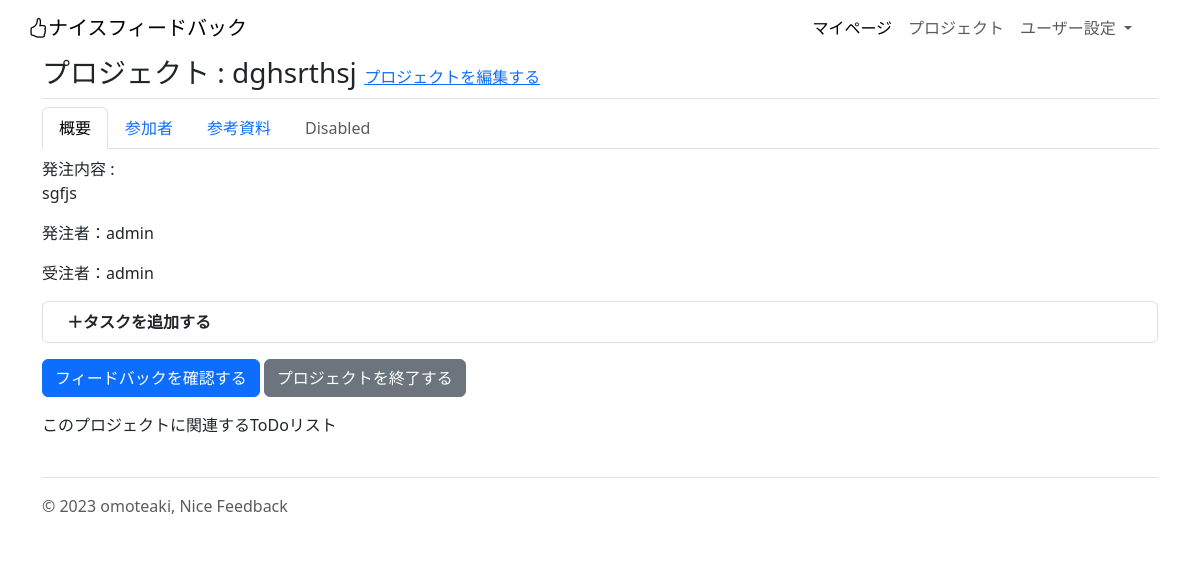
Before: /project/2 (signed in) with the older database file.
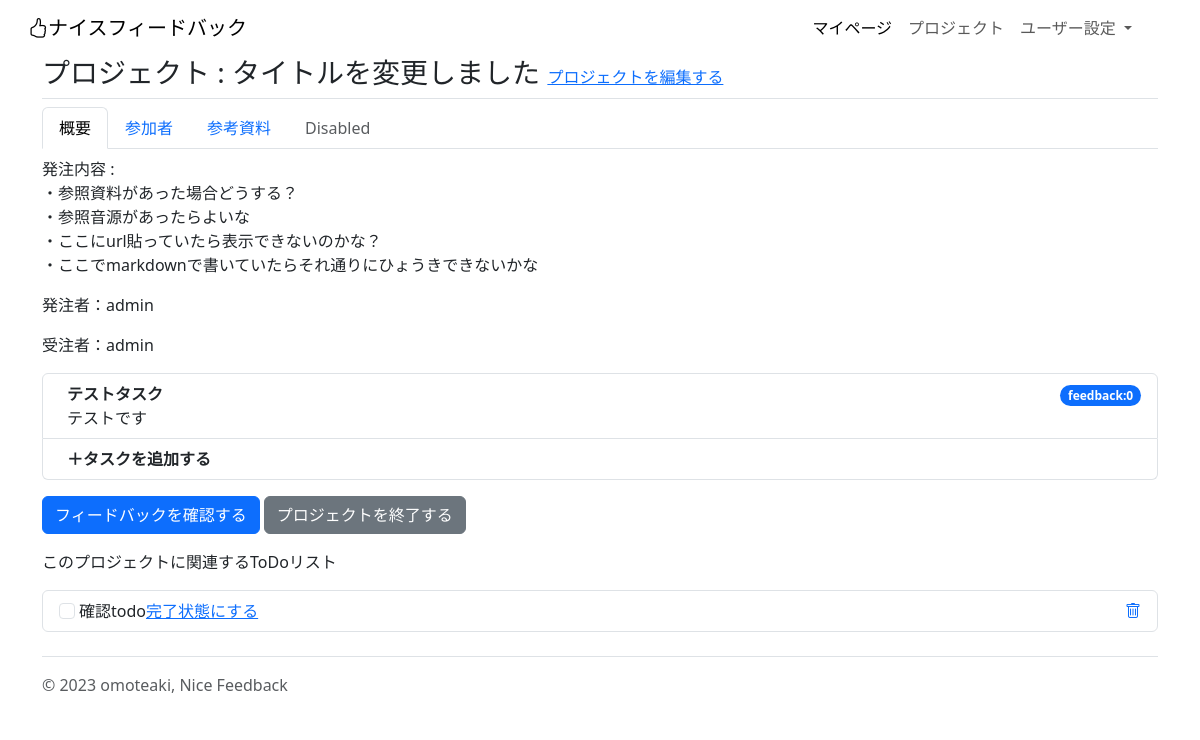
After: the same page with the newer database file.
### project/models.py (models this page shows, shortened)
class Project(models.Model):
    title = models.CharField(
        verbose_name="プロジェクトのタイトル",
        max_length=30,
    )
    about = models.TextField(
        verbose_name="このプロジェクトについて"
    )
    deadline_datetime = models.DateTimeField(
        verbose_name="締め切り日時",
    )
    reference_image1 = models.ImageField(
        verbose_name="参考画像1",
        upload_to="references",
        blank=True,
        null=True,
    )
    reference_image2 = models.ImageField(
        verbose_name="参考画像2",
        upload_to="references",
        blank=True,
        null=True,
    )
    reference_image3 = models.ImageField(
        verbose_name="参考画像3",
        upload_to="references",
        blank=True,
        null=True,
    )
    reference_movie1 = models.FileField(
        verbose_name="参考動画1",
        upload_to="references",
        blank=True,
        null=True,
    )
    reference_movie2 = models.FileField(
        verbose_name="参考動画2",
        upload_to="references",
        blank=True,
        null=True,
    )
    reference_movie3 = models.FileField(
        verbose_name="参考動画3",
        upload_to="references",
        blank=True,
        null=True,
    )
    reference_music1 = models.FileField(
        verbose_name="参考音源1",
        upload_to="references",
        blank=True,
        null=True,
    )
    reference_music2 = models.FileField(
        verbose_name="参考音源2",
        upload_to="references",
        blank=True,
        null=True,
    )
    reference_music3 = models.FileField(
        verbose_name="参考音源3",
        upload_to="references",
        blank=True,
        null=True,
    )
    reference_url1 = models.URLField(
        verbose_name="参考URL1",
        blank=True,
        null=True,
    )
    reference_url2 = models.URLField(
        verbose_name="参考URL2",
        blank=True,
        null=True,
    )
    reference_url3 = models.URLField(
        verbose_name="参考URL3",
        blank=True,
        null=True,
    )
    created_at = models.DateTimeField(
        verbose_name="プロジェクトを登録した日時",
        auto_now_add=True,
    )
    updated_at = models.DateTimeField(
        verbose_name="プロジェクトの詳細を更新した時間",
        auto_now=True,
    )
    orderer_user = models.ForeignKey(
        CustomUser,
        verbose_name="発注者",
        on_delete=models.PROTECT,
        related_name="orderer_user",
    )
    contractor_user = models.ForeignKey(
        CustomUser,
        verbose_name="受注者",
        on_delete=models.PROTECT,
        related_name="contractor_user",
    )
    orderer_users = models.ManyToManyField(
        CustomUser,
        verbose_name="発注者のサポーター",
        blank=True,
        related_name="orderer_users",
    )
    contractor_users = models.ManyToManyField(
        CustomUser,
        verbose_name="受注者のサポーター",
        blank=True,
        related_name="contractor_users",
    )
    created_user = models.ForeignKey(
        CustomUser,
        verbose_name="プロジェクトの作成者",
        on_delete=models.PROTECT,
        related_name="created_user"
    )
    is_done = models.BooleanField(
        default=False,
        help_text="プロジェクトが完了したらTrue"
    )

class Task(models.Model):
    title = models.CharField(
        verbose_name="タイトル",
        max_length=30,
    )
    content = models.TextField(
        verbose_name="本文"
    )
    deadline_datetime = models.DateTimeField(
        verbose_name="締め切り日時",
    )
    added_at = models.DateTimeField(
        verbose_name="タスクを追加した日時",
        auto_now_add=True,
    )
    project = models.ForeignKey(
        Project,
        verbose_name="プロジェクト",
        on_delete=models.CASCADE
    )
    def __str__(self):
        return self.title

class ToDo(models.Model):
    title = models.CharField(
        verbose_name="ToDoのタイトル",
        max_length=100
    )
    added_at = models.DateTimeField(
        verbose_name="ToDoを追加した日時",
        auto_now_add=True,
    )
    task = models.ForeignKey(
        Task,
        verbose_name="関連するタスク",
        on_delete=models.CASCADE,
    )
    is_done = models.BooleanField(
        default=False,
        help_text="todoを完了させたらTrue"
    )
    project = models.ForeignKey(
        Project,
        verbose_name="関連するプロジェクト",
        on_delete=models.CASCADE,
    )
    def __str__(self):
        return self.title

### account/models.py (models this page shows)
class CustomUser(AbstractUser):
    pass

### project/views.py (the view)
# urls.py: path('project/<int:pk>', views.ProjectDetailView.as_view(), name="project_detail"),
class ProjectDetailView(DetailView):
    template_name = "project_detail.html"
    context_object_name = "project"
    model = Project
    def get_context_data(self, **kwargs):
        context = super().get_context_data(**kwargs)
        context["tasks"] = Task.objects.filter(project_id=self.kwargs["pk"]).annotate(count=Count("feedback"))
        context["feedbacks"] = Feedback.objects.filter(task_id__in=context["tasks"])
        context["todo_list"] = ToDo.objects.filter(project_id=self.kwargs["pk"])
        context["detail"] = UserDetail.objects.filter(user_id=self.object.contractor_user)
        print(context["detail"])
        return context

### project/templates/project_detail.html (shortened to what this page needs)
{% extends "base.html" %}
{% block contents %}
  {% if request.user != project.contractor_user and request.user != project.orderer_user %}
  <p>
    閲覧権がありません。<a href="{% url "project:index" %}">マイページへ戻る</a>
  </p>
  {% else %}
  <div class="container" id="featured-3">
    <h3 class="pb-2 border-bottom">プロジェクト : {{project.title}}
    {% if request.user == project.orderer_user %}
      <span>
        <a href="{% url "project:project_update" project.pk %}" class="fs-6">プロジェクトを編集する</a>
      </span>
    {% endif %}
    </h3>
    <ul class="nav nav-tabs mb-2" id="myTab" role="tablist">
      <li class="nav-item" role="presentation">
        <button class="nav-link active" id="home-tab" data-bs-toggle="tab" data-bs-target="#home-tab-pane" type="button" role="tab" aria-controls="home-tab-pane" aria-selected="true">概要</button>
      </li>
      <li class="nav-item" role="presentation">
        <button class="nav-link" id="profile-tab" data-bs-toggle="tab" data-bs-target="#profile-tab-pane" type="button" role="tab" aria-controls="profile-tab-pane" aria-selected="false">参加者</button>
      </li>
      <li class="nav-item" role="presentation">
        <button class="nav-link" id="contact-tab" data-bs-toggle="tab" data-bs-target="#contact-tab-pane" type="button" role="tab" aria-controls="contact-tab-pane" aria-selected="false">参考資料</button>
      </li>
      <li class="nav-item" role="presentation">
        <button class="nav-link" id="disabled-tab" data-bs-toggle="tab" data-bs-target="#disabled-tab-pane" type="button" role="tab" aria-controls="disabled-tab-pane" aria-selected="false" disabled>Disabled</button>
      </li>
    </ul>
    <div class="tab-content" id="myTabContent">
      <div class="tab-pane fade show active" id="home-tab-pane" role="tabpanel" aria-labelledby="home-tab" tabindex="0">
        <p>発注内容 : <br>
          {{project.about|linebreaksbr}}
        </p>
        <p>発注者：{{project.orderer_user}}</p>
        <p>受注者：{{project.contractor_user}}</p>
        <div class="list-group">
        {% for task in tasks %}
          <a href="{% url "project:task_detail" task.pk %}" class="list-group-item align-items-start">
            <div class="ms-2 me-auto">
              <div class="d-flex justify-content-between">
                <div class="fw-bold">{{task}}</div>
                <div>
                  <span class="badge bg-primary rounded-pill">feedback:{{task.count}}</span>
                </div>
              </div>
              {{task.content}}
            </div>
          </a>
        {% endfor %}
        {% if request.user == project.orderer_user %}
          <a href="{% url "project:add_task" project.pk %}" class="list-group-item d-flex justify-content-between align-items-start">
            <div class="ms-2 me-auto">
              <div class="fw-bold">＋タスクを追加する</div>
            </div>
          </a>
        {% endif %}
        </div>
        <button class="btn btn-primary mt-3" type="button" data-bs-toggle="offcanvas" data-bs-target="#offcanvasRight" aria-controls="offcanvasRight">フィードバックを確認する</button>
        <a class="btn btn-secondary mt-3" href="{% url "project:project_done" project.pk %}">プロジェクトを終了する</a>
        {% if request.user == project.contractor_user %}
        <p class="mt-3">このプロジェクトに関連するToDoリスト</p>
        <ul class="list-group">
        {% for todo in todo_list %}
          <li class="list-group-item d-flex">
            <input class="form-check-input me-1" type="checkbox" value="" id="todoNum{{todo.pk}}" >
            <label class="form-check-label" for="todoNum{{todo.pk}}">{{todo}}</label>
            <a href="{% url "project:todo_checked" todo.pk project.pk %}">完了状態にする</a>
            <a href="{% url "project:todo_delete" todo.pk %}" class=" ms-auto">
              <i class="bi bi-trash"></i>
            </a>
          </li>
        {% endfor %}
        </ul>
        {% endif %}
      </div>
    </div>
  </div>
  {% endif %}
{% endblock %}

Changed rows visible on the page:
changed Project "admin": title "dghsrthsj" → "タイトルを変更しました"; about "sgfjs" → "・参照資料があった場合どうする？ ・参照音源があったらよいな ・ここにurl貼っていたら表示できないのかな？ ・ここでmarkdownで書いていたらそれ通りにひょうきできないかな"
added Task: title "テストタスク", count "0", content "テストです"
added ToDo: title "確認todo"
